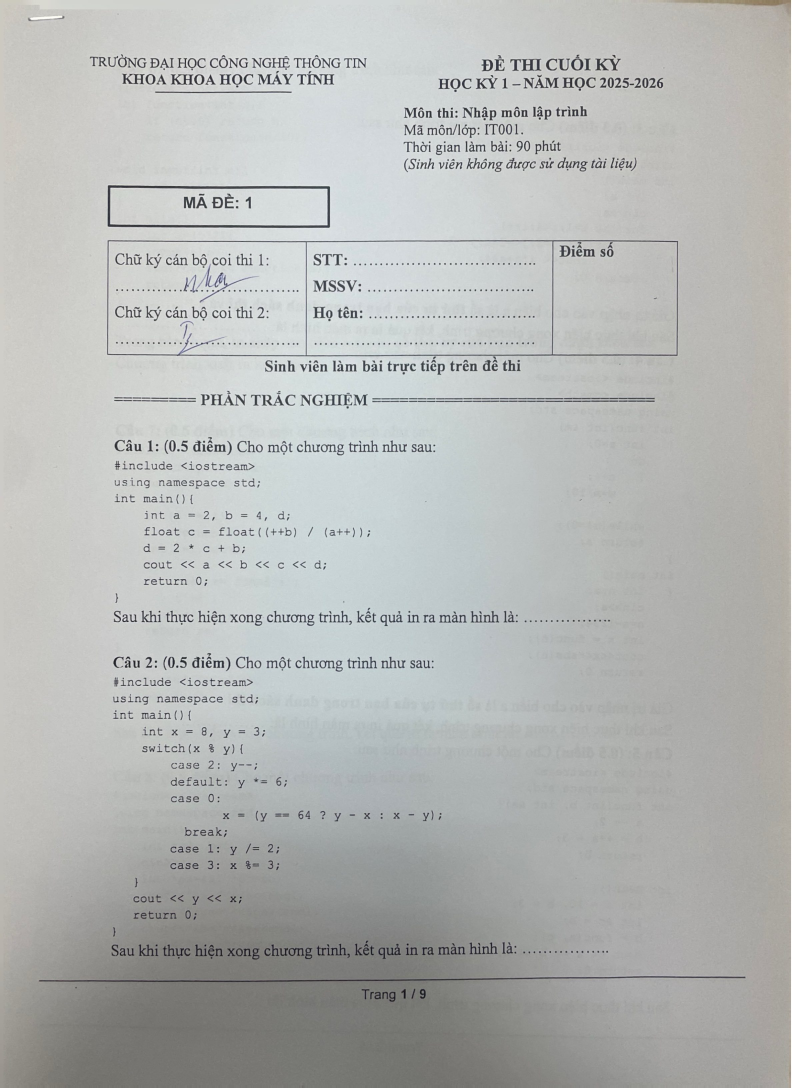
#> input picture backend/testing/Mã đề 1 - Bản clean chưa làm/Mã đề 1 - Bản clean chưa làm/Mã đề 1 - Bản clean chưa làm_1.jpg, 2376 x 3264 px (shown at 1/3 size)
$ python module1.py '../../testing/Mã đề 1 - Bản clean chưa làm/Mã đề 1 - Bản clean chưa làm/Mã đề 1 - Bản clean chưa làm_1.jpg'
#> lines starting #> are read from the running program, lines starting #| are printed output that depends on the picture; after the words box and inside, x2 and y2 are one past the last pixel; in counts of white or black regions, pixels touching at a corner belong together
"""
Module 1 — ROI Detection (chỉ bảng biểu).

Port từ notebook gốc: mmlab-module1-roi-detection.ipynb — nhưng đã BỎ HOÀN
TOÀN phần dò "dòng chấm/gạch" (dotted-line detection: preprocess_image /
extract_dotted_lines / group_dotted_bboxes / pad_dotted_bboxes trong bản gốc).
Module này giờ chỉ còn dò KHUNG BẢNG, không lọc theo nội dung:

    extract_tables    -> tìm mọi khung bảng bằng morphology
    pad_tables         -> mở rộng (padding) tọa độ mọi khung tìm được
    map_and_sort_rois  -> gộp các bbox bảng, sắp xếp theo thứ tự đọc
    process_image      -> hàm tổng, gọi 3 hàm trên theo thứ tự

Không còn bước lọc bảng đề bài theo mật độ chữ (text_density) — mọi khung
bảng dò được (kể cả bảng đề, bảng đáp án, khung "MÃ ĐỀ", khung thông tin
sinh viên...) đều được giữ và trả về nguyên vẹn. Việc chọn khung nào là ô
đáp án là việc của người dùng (RoiMapper) hoặc của is_first_page (chỉ bỏ
2 khung đầu trang 1) — không phải việc của Module 1 nữa.

Dùng đúng opencv-python + numpy như notebook (không viết lại thuật toán bằng
ngôn ngữ khác), chỉ đổi input/output từ (folder ảnh -> file JSON) thành (ảnh
upload qua HTTP -> JSON response) để FastAPI có thể serve.

=== PHẦN THÊM MỚI (so với bản gốc chỉ có các hàm xử lý) ===
Thêm một CLI/hàm tiện ích để chạy trực tiếp trên Kaggle (hoặc máy local):
  - Đọc 1 ảnh từ path (vd: /kaggle/input/.../page1.png)
  - Chạy pipeline process_image
  - Ghi kết quả ROI ra file JSON (mặc định cạnh ảnh, đuôi .roi.json)
  - Vẽ các khung ROI lên ảnh, lưu ảnh preview (.roi.png)
  - Hiển thị ảnh preview (matplotlib) — hữu ích trong Kaggle notebook
"""

import argparse
import json
import os

import cv2
import numpy as np

# The notebook's fixed-pixel padding (50px) was tuned on the scans it was
# written against: only holds at one resolution. On an A4 page rendered at
# ~72 DPI (595x816, what this repo's exam PNGs actually are) a fixed 50px pad
# is 6% of the page height; on a 2400px scan it's 2%. Expressing it relative
# to the page instead keeps the same physical padding regardless of DPI. This
# constant is the height the original number was calibrated for; it only
# converts that number into a ratio, and is not a size anything is resized to.
REFERENCE_PAGE_HEIGHT = 2000


def page_scale(img_height: int) -> float:
    """How much to shrink/grow the notebook's pixel thresholds for this page."""
    return img_height / REFERENCE_PAGE_HEIGHT


def extract_tables(img):
    """
    Nhận diện và trích xuất khung bảng biểu bằng phương pháp hình thái học (Morphology).
    Trả về mọi khung tìm được, không lọc theo nội dung bên trong.
    """
    gray_table = cv2.cvtColor(img, cv2.COLOR_BGR2GRAY)
    binary_table = cv2.adaptiveThreshold(
        gray_table, 255, cv2.ADAPTIVE_THRESH_GAUSSIAN_C, cv2.THRESH_BINARY_INV, 15, 5
    )

    img_height, img_width = binary_table.shape
    scale = page_scale(img_height)

    kernel_scale = 40
    horizontal_size = max(20, img_width // kernel_scale)
    vertical_size = max(20, img_height // kernel_scale)

    horizontal_kernel = cv2.getStructuringElement(cv2.MORPH_RECT, (horizontal_size, 1))
    vertical_kernel = cv2.getStructuringElement(cv2.MORPH_RECT, (1, vertical_size))

    horizontal_lines = cv2.morphologyEx(binary_table, cv2.MORPH_OPEN, horizontal_kernel)
    vertical_lines = cv2.morphologyEx(binary_table, cv2.MORPH_OPEN, vertical_kernel)

    table_mask = cv2.add(horizontal_lines, vertical_lines)

    kernel_dilate = np.ones((3, 3), np.uint8)
    table_mask = cv2.dilate(table_mask, kernel_dilate, iterations=1)

    contours_table, _ = cv2.findContours(table_mask, cv2.RETR_EXTERNAL, cv2.CHAIN_APPROX_SIMPLE)

    table_bboxes = []

    # NOTE: bản gốc dùng `min_table_area = (img_width*img_height)*0.01`
    # (1% diện tích CẢ TRANG) cộng ngưỡng cố định `w>100 and h>50`. Ngưỡng đó
    # được canh cho các bảng lớn (bảng thông tin, bảng chữ ký...) và vô tình
    # loại mất các khung câu trả lời một dòng nhỏ (vd khung "MÃ ĐỀ", khung
    # "Câu 1: điền một số" ~190x45px) — những khung này có diện tích chỉ
    # ~0.5-0.6% trang nên bị lọc mất dù là ROI hợp lệ. Vì module đã bỏ hẳn
    # bước lọc theo nội dung (không còn phân biệt bảng đề/bảng đáp án), ngưỡng
    # lọc kích thước ở đây chỉ nên nhằm loại nhiễu (vệt mực nhỏ, viền trang,
    # đường kẻ lẻ) chứ không nên loại khung câu trả lời hợp lệ. Đổi sang
    # ngưỡng min width/height co giãn theo kích thước trang (dùng lại
    # page_scale, giống cách padding đã co giãn) và bỏ ngưỡng "1% cả trang".
    min_box_w = max(20, round(40 * scale))
    min_box_h = max(15, round(25 * scale))
    min_table_area = min_box_w * min_box_h

    for cnt in contours_table:
        x, y, w, h = cv2.boundingRect(cnt)
        area = w * h

        if w > min_box_w and h > min_box_h and area > min_table_area:
            table_bboxes.append({"x": x, "y": y, "w": w, "h": h})

    return table_bboxes


def pad_tables(table_bboxes, img_height, img_width):
    """
    Mở rộng (padding) tọa độ cho mọi khung bảng tìm được — không lọc bớt
    khung nào theo nội dung bên trong (đã bỏ bước lọc bảng đề theo mật độ
    chữ so với bản trước).

    Chỉ nới theo CHIỀU NGANG. Bản gốc nới thêm `pad` xuống dưới (`y + h + pad`)
    mà không nới lên trên, nên mọi khung đều phình xuống: đo trên trang 2 mã đề
    76 (2216x3260) pad là 82px trong khi khe giữa hai khung liền nhau chỉ 89px,
    nên đáy khung câu 6 tụt xuống cách đỉnh khung câu 7 đúng 7px và nuốt trọn
    dòng chữ in "Question 7:" nằm trong khe đó. Ảnh cắt vì thế kèm tiêu đề của
    câu kế tiếp, và OCR đọc nó thành một dòng bài làm.
    """
    padded_table_bboxes = []

    for box in table_bboxes:
        x, y, w, h = box["x"], box["y"], box["w"], box["h"]

        # Fixed-pixel problem: 50px is 6% of a 816px page and 2% of a
        # 2400px one — expressed relative to the page instead.
        pad = round(50 * page_scale(img_height))

        y_start = y
        y_end = y + h

        x_start = x - pad
        x_end = x + w + pad

        x_start = max(0, x_start)
        y_start = max(0, y_start)
        x_end = min(img_width, x_end)
        y_end = min(img_height, y_end)

        new_w = x_end - x_start
        new_h = y_end - y_start

        padded_table_bboxes.append(
            {"x": x_start, "y": y_start, "w": new_w, "h": new_h, "type": "table"}
        )

    return padded_table_bboxes


def map_and_sort_rois(padded_table_bboxes, y_tolerance=30):
    """
    Sắp xếp các ROI bảng biểu theo thứ tự không gian: từ trên xuống dưới,
    từ trái qua phải (các bbox có center_y gần nhau được coi là cùng một
    "hàng" và sắp theo x trong hàng đó).
    """
    all_rois = []

    for box in padded_table_bboxes:
        all_rois.append(
            {
                "x": box["x"],
                "y": box["y"],
                "w": box["w"],
                "h": box["h"],
                "type": box.get("type", "table"),
                "center_y": box["y"] + box["h"] // 2,
            }
        )

    sorted_rois = []

    if len(all_rois) > 0:
        all_rois.sort(key=lambda b: b["center_y"])

        current_row = [all_rois[0]]
        for i in range(1, len(all_rois)):
            box = all_rois[i]
            if abs(box["center_y"] - current_row[-1]["center_y"]) <= y_tolerance:
                current_row.append(box)
            else:
                sorted_rois.extend(sorted(current_row, key=lambda b: b["x"]))
                current_row = [box]

        sorted_rois.extend(sorted(current_row, key=lambda b: b["x"]))

    return sorted_rois


# Trang đầu tiên của mỗi học sinh luôn có 2 khung không phải ô đáp án: khung
# "MÃ ĐỀ" và khung thông tin sinh viên (STT/MSSV/Họ tên) — xem MMLAB_TEST.pdf,
# trang 1. Vì Module 1 giờ không còn lọc theo nội dung, cả hai khung này (và
# bảng đề bài, nếu có) đều được giữ nguyên trong kết quả; chúng vẫn lọt vào
# danh sách ROI như hai khung đầu tiên theo thứ tự đọc (trên xuống, trái sang
# phải) mà map_and_sort_rois trả về.
N_HEADER_BOXES_FIRST_PAGE = 2


# [7 lines left out: function drop_first_page_header_boxes, not called in this run]


# =====================================================================
# ======  GẮN KHUNG DÒ ĐƯỢC VÀO TỪNG CÂU (thay cho align module 2)  ===
# =====================================================================
#
# Trước đây toạ độ ROI được đo MỘT LẦN trên tờ đề mẫu sạch, rồi mọi bài của
# học sinh được warp về đúng khung tờ mẫu đó (module2.align_images) để dùng
# chung toạ độ. Cách đó hỏng cả trang khi ảnh chụp chéo hoặc nghiêng: đo trên
# phiên chấm thật, HS_16 (41/750 điểm khớp, ảnh chụp chéo thành hình thang) và
# HS_29 (22/750, nghiêng 5.97°) mất trắng 4 câu mỗi em, và hệ thống báo là
# "học sinh không làm bài".
#
# Giờ ROI được dò trực tiếp trên tờ của chính học sinh, nên không còn bước
# warp nào để hỏng. Đổi lại phải trả lời được "khung này là câu mấy" mà không
# có toạ độ chung. Cách làm: người dùng khai bố cục MỘT LẦN dưới dạng TỈ LỆ
# trang (0..1) thay vì pixel, rồi mỗi khung dò được ghép với ô bố cục chồng
# lên nó nhiều nhất.
#
# Không gán theo thứ tự đọc: bộ dò không phải lúc nào cũng ra đúng số khung.
# Trên 19 bài thật của 3 mã đề, 18 bài ra đúng 3+4 khung, riêng HS_24 ra 5 —
# khung thừa là dải mép giấy bên phải (x=1947, w=157, h=3148 = suốt chiều cao
# trang). Tâm dọc của dải đó rơi vào giữa trang nên nó chen vào vị trí thứ 3,
# đẩy khung câu 9 thật xuống thứ 4. Gán theo thứ tự thì cả trang lệch một nấc
# mà không có dấu hiệu gì. Ghép theo tỉ lệ thì dải mép không chồng đủ lên ô
# nào nên bị loại, và câu 9 vẫn về đúng chỗ.

# Ngưỡng chồng lấn tối thiểu để coi một khung là ứng viên của một ô bố cục.
# Trên dữ liệu thật, khung đúng chồng lên ô của nó 0.85-0.95; dải mép giấy của
# HS_24 chồng cao nhất 0.06. Khoảng cách giữa hai nhóm rất rộng nên 0.35 nằm
# giữa mà không sát mép nào.
MIN_LAYOUT_OVERLAP = 0.35

# Phép canh bố cục (fit_layout_to_page) chỉ được xê dịch tối đa chừng này theo
# mỗi trục, tính theo tỉ lệ trang. Lệch do khung ảnh chụp đo được trên dữ liệu
# thật là 0.04, còn khoảng cách giữa hai ô liền nhau là 0.16 — chặn ở 0.10 nằm
# giữa hai mức đó. Không có chặn này, một trang chỉ dò ra vài khung sẽ bị trượt
# nguyên bố cục sang ô kế bên: cả trang vẫn "khớp", vẫn ra điểm, nhưng mỗi câu
# chấm bằng bài của câu khác — hỏng âm thầm, đúng kiểu ta đang tránh.
MAX_LAYOUT_SHIFT = 0.10


# [41 lines left out: functions to_relative, to_absolute, overlap_ratio, not called in this run]


def _center(box):
    return box["x"] + box["w"] / 2, box["y"] + box["h"] / 2


# [6 lines left out: function _shift_slots, not called in this run]


def _total_overlap(rel_rois, slots):
    return sum(max((overlap_ratio(r, s) for r in rel_rois), default=0.0) for s in slots)


# [158 lines left out: functions fit_layout_to_page, match_rois_to_layout, detect_page_rois, not called in this run]


def process_image(img, filename: str, is_first_page: bool = False):
    """
    Chạy pipeline Module 1 (chỉ bảng biểu) cho một ảnh (đã cv2.imdecode), trả
    về dict theo shape mà frontend (PageResult trong module1.ts) đang mong đợi:

    {
        "filename": str,
        "width": int,
        "height": int,
        "rois": [{"x","y","w","h","type"}, ...],
        "stats": {"tables": int}
    }

    Không lọc khung theo nội dung — mọi khung bảng dò được (kể cả bảng đề
    bài) đều nằm trong "rois".

    `is_first_page=True` khi ảnh này là trang đầu tiên của một học sinh: sau
    khi sort, 2 ROI đầu tiên (khung "MÃ ĐỀ" + khung thông tin sinh viên) luôn
    bị bỏ — xem `drop_first_page_header_boxes`. Các trang sau của cùng học
    sinh không có 2 khung này nên gọi với `is_first_page=False` (mặc định).
    """
    img_height, img_width = img.shape[:2]

    # --- DÒ KHUNG BẢNG (KHÔNG LỌC) ---
    table_bboxes = extract_tables(img)
    padded_table_bboxes = pad_tables(table_bboxes, img_height, img_width)

    # --- GOM NHÓM & SẮP XẾP ---
    sorted_rois = map_and_sort_rois(padded_table_bboxes)

    # --- BỎ 2 KHUNG ĐẦU TRANG (MÃ ĐỀ + THÔNG TIN SV) NẾU LÀ TRANG ĐẦU ---
    if is_first_page:
        sorted_rois = drop_first_page_header_boxes(sorted_rois)

    rois = [
        {
            "x": r["x"],
            "y": r["y"],
            "w": r["w"],
            "h": r["h"],
            "type": r["type"],
        }
        for r in sorted_rois
    ]

    return {
        "filename": filename,
        "width": img_width,
        "height": img_height,
        "rois": rois,
        "stats": {
            "tables": len(rois),
        },
    }


# =====================================================================
# ===================  PHẦN CLI: chạy trên 1 ảnh path  ================
# =====================================================================

def draw_rois(img, rois, color=(0, 0, 255), thickness=2, show_index=True):
    """
    Vẽ các khung ROI lên một bản sao của ảnh gốc và trả về ảnh đã vẽ.
    Mỗi khung được đánh số theo thứ tự trong danh sách `rois` (thứ tự đọc:
    trên xuống, trái qua phải — đúng như map_and_sort_rois đã sắp).
    """
    vis = img.copy()
    for idx, r in enumerate(rois):
        x, y, w, h = r["x"], r["y"], r["w"], r["h"]
        cv2.rectangle(vis, (x, y), (x + w, y + h), color, thickness)
        if show_index:
            label = str(idx)
            (tw, th), _ = cv2.getTextSize(label, cv2.FONT_HERSHEY_SIMPLEX, 0.8, 2)
            cv2.rectangle(vis, (x, y - th - 8), (x + tw + 6, y), color, -1)
            cv2.putText(
                vis, label, (x + 3, y - 4),
                cv2.FONT_HERSHEY_SIMPLEX, 0.8, (255, 255, 255), 2, cv2.LINE_AA,
            )
    return vis


def run_on_image_path(
    image_path: str,
    output_dir: str | None = None,
    is_first_page: bool = False,
    display: bool = True,
    save_preview: bool = True,
):
    """
    Chạy toàn bộ pipeline trên MỘT ảnh, từ path trên đĩa (vd: một path
    trong /kaggle/input/... hoặc /kaggle/working/...).

    - Đọc ảnh bằng cv2.imread (hỗ trợ path Unicode nếu cần, xem imread_unicode)
    - Chạy process_image -> lấy danh sách ROI
    - Ghi kết quả ra file JSON: <output_dir>/<tên_ảnh>.roi.json
    - Vẽ khung ROI lên ảnh, lưu ảnh preview: <output_dir>/<tên_ảnh>.roi.png
    - Nếu display=True: hiển thị ảnh preview bằng matplotlib (dùng tốt trong
      Kaggle/Jupyter notebook)

    Trả về (result_dict, output_json_path, output_preview_path).
    """
    if not os.path.isfile(image_path):
        raise FileNotFoundError(f"Không tìm thấy ảnh: {image_path}")

    img = cv2.imread(image_path)
    if img is None:
        # cv2.imread trả None âm thầm nếu path chứa ký tự Unicode trên một số
        # hệ thống, hoặc nếu file không phải ảnh hợp lệ -> thử đọc lại bằng
        # np.fromfile + cv2.imdecode để chắc chắn hơn.
        data = np.fromfile(image_path, dtype=np.uint8)
        img = cv2.imdecode(data, cv2.IMREAD_COLOR)
    if img is None:
        raise ValueError(f"Không đọc được ảnh (file lỗi hoặc không phải ảnh): {image_path}")

    filename = os.path.basename(image_path)
    result = process_image(img, filename=filename, is_first_page=is_first_page)

    if output_dir is None:
        output_dir = os.path.dirname(os.path.abspath(image_path))
    os.makedirs(output_dir, exist_ok=True)

    stem = os.path.splitext(filename)[0]
    json_path = os.path.join(output_dir, f"{stem}.roi.json")
    with open(json_path, "w", encoding="utf-8") as f:
        json.dump(result, f, ensure_ascii=False, indent=2)

    preview_path = None
    vis = draw_rois(img, result["rois"])

    if save_preview:
        preview_path = os.path.join(output_dir, f"{stem}.roi.png")
        cv2.imwrite(preview_path, vis)

    if display:
        try:
            import matplotlib.pyplot as plt
            vis_rgb = cv2.cvtColor(vis, cv2.COLOR_BGR2RGB)
            plt.figure(figsize=(10, 14))
            plt.imshow(vis_rgb)
            plt.axis("off")
            plt.title(f"{filename} — {result['stats']['tables']} ROI(s)")
            plt.show()
        except ImportError:
            print("matplotlib chưa được cài, bỏ qua bước hiển thị (đã lưu ảnh preview ra file).")

    print(f"[OK] {filename}: tìm thấy {result['stats']['tables']} ROI")
    print(f"  -> JSON:    {json_path}")
    if preview_path:
        print(f"  -> Preview: {preview_path}")

    return result, json_path, preview_path


def _build_arg_parser():
    parser = argparse.ArgumentParser(
        description="Chạy Module 1 (ROI detection) trên một ảnh path, xuất file JSON và ảnh preview có vẽ khung ROI."
    )
    parser.add_argument("image_path", type=str, nargs="?", default=None,
                         help="Đường dẫn tới ảnh (vd: /kaggle/input/.../page1.png)")
    parser.add_argument(
        "--output-dir", type=str, default=None,
        help="Thư mục lưu file .roi.json và .roi.png (mặc định: cùng thư mục với ảnh gốc; "
             "trên Kaggle, input là read-only nên nên đặt vd --output-dir /kaggle/working)",
    )
    parser.add_argument(
        "--first-page", action="store_true",
        help="Đánh dấu ảnh này là trang đầu tiên của học sinh (sẽ bỏ 2 khung đầu: MÃ ĐỀ + thông tin SV)",
    )
    parser.add_argument("--no-display", action="store_true", help="Không hiển thị ảnh preview (chỉ lưu file)")
    parser.add_argument("--no-save-preview", action="store_true", help="Không lưu ảnh preview ra file")
    return parser


def main(argv=None):
    """
    Entry point cho CLI.

    Trên Jupyter/Colab/Kaggle notebook, khi file này được chạy qua `%run` hoặc
    `exec(open(...).read())`, IPython sẽ tự thêm các tham số riêng của kernel
    vào sys.argv (vd `-f /root/.local/share/jupyter/runtime/kernel-xxx.json`).
    argparse mặc định sẽ crash vì không nhận ra `-f`. Dùng parse_known_args()
    để bỏ qua các tham số lạ đó thay vì raise SystemExit.

    Nếu không có image_path hợp lệ nào được truyền vào (trường hợp thường gặp
    khi chạy trong notebook mà không set sys.argv thủ công), in hướng dẫn gọi
    trực tiếp run_on_image_path(...) thay vì cố chạy rồi lỗi khó hiểu.
    """
    if argv is None:
        import sys
        argv = sys.argv[1:]

    # Jupyter/Colab/Kaggle inject `-f <path-to-kernel-connection-file.json>`
    # into sys.argv. parse_known_args() alone isn't enough because the
    # connection-file path itself gets picked up as our positional
    # `image_path` (nargs='?' greedily takes the first bare token). Strip
    # `-f <value>` explicitly before parsing so it never reaches argparse.
    cleaned = []
    skip_next = False
    for tok in argv:
        if skip_next:
            skip_next = False
            continue
        if tok == "-f":
            skip_next = True
            continue
        cleaned.append(tok)

    parser = _build_arg_parser()
    args, unknown = parser.parse_known_args(cleaned)

    if args.image_path is None:
        print(
            "Không có image_path. Nếu đang chạy trong Jupyter/Colab/Kaggle notebook, "
            "gọi trực tiếp hàm thay vì chạy file này như một script:\n\n"
            "    from module1_roi_detection import run_on_image_path\n"
            "    run_on_image_path('/kaggle/input/.../page1.png', output_dir='/kaggle/working')\n"
        )
        return

    run_on_image_path(
        image_path=args.image_path,
        output_dir=args.output_dir,
        is_first_page=args.first_page,
        display=not args.no_display,
        save_preview=not args.no_save_preview,
    )
#> in run_on_image_path, img is the input picture: shape (3264, 2376, 3); mean B, G, R 181.6, 183.3, 181.1
#> in extract_tables, `binary_table = cv2.adaptiveThreshold( gray_table, 255, cv2.ADAPTIVE_TH..`:
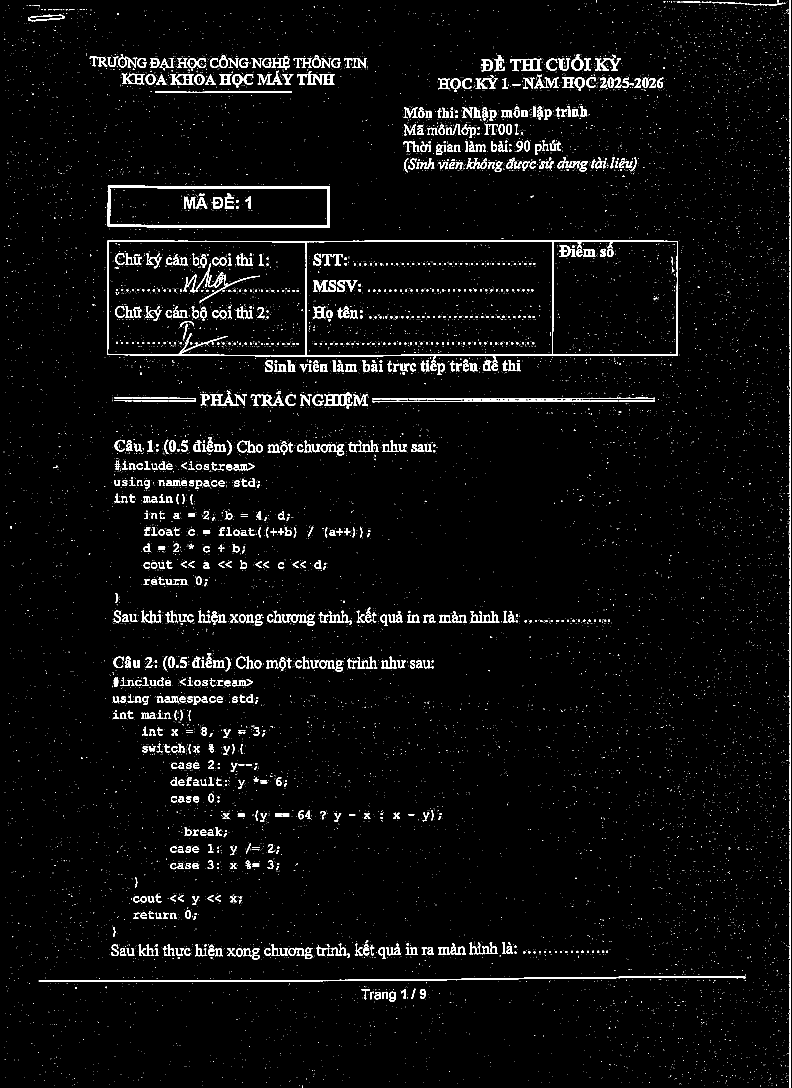
#> binary_table: shape (3264, 2376) (shown at 1/3 size); 3.3% white; 12351 white regions (11181 under 20 px), largest, box (x1, y1, x2, y2) and area: (321, 721, 2034, 1069) 16216, (2365, 0, 2373, 3264) 13151, (323, 556, 990, 684) 10875
#> in extract_tables, `horizontal_lines = cv2.morphologyEx(binary_table, cv2.MORPH_OPEN, hori..`:
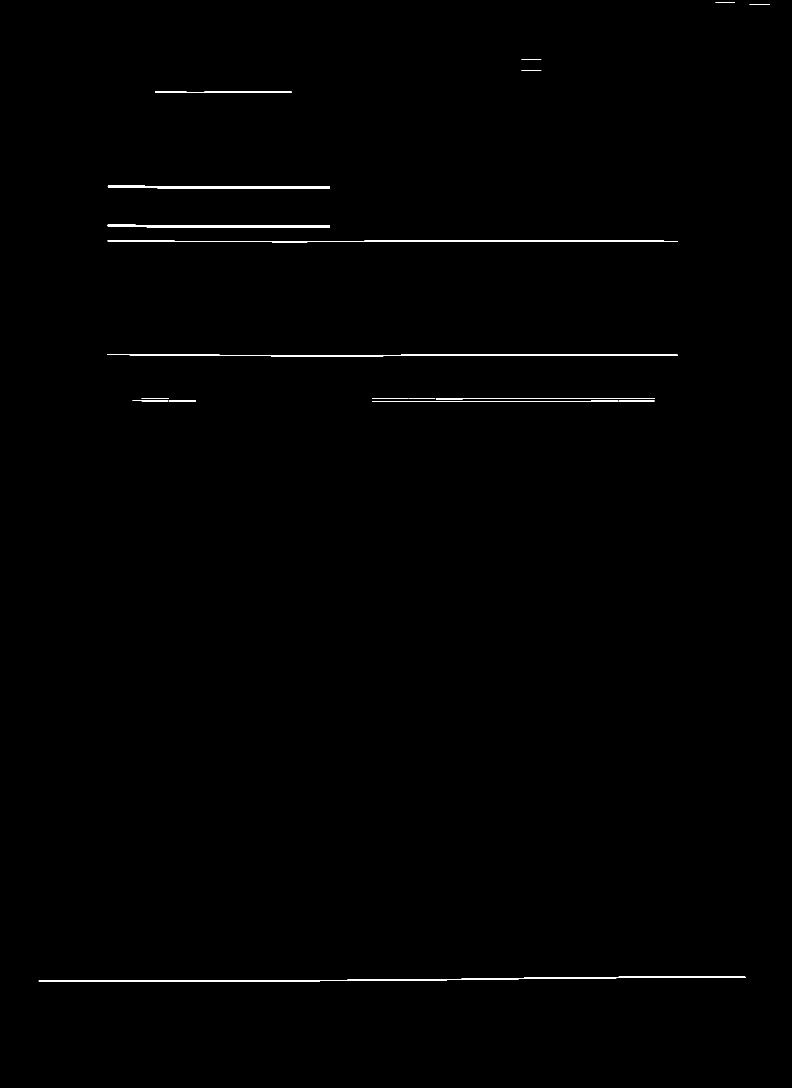
#> horizontal_lines: shape (3264, 2376) (shown at 1/3 size); 0.42% white; 21 white regions, largest, box (x1, y1, x2, y2) and area: (116, 2929, 2237, 2946) 7277, (322, 1063, 2033, 1069) 5221, (323, 721, 2034, 727) 5178
#> (the rest of the program and of its run is left out)
